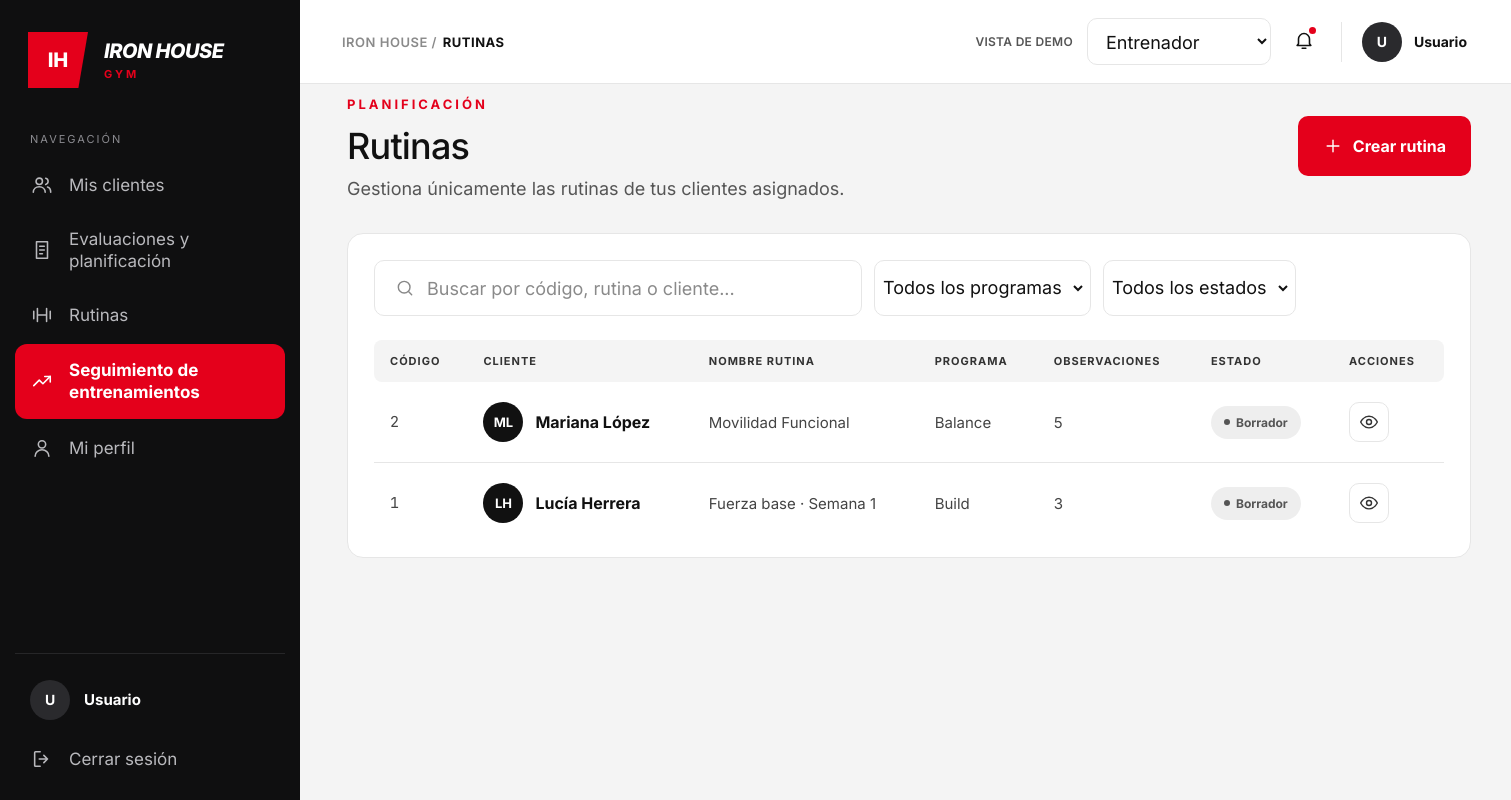
Screenshot of /entre/seguimiento.php with the database file from the repository.
### tables this page shows
CREATE TABLE `bitacora` (
  `id_bitacora` int(11) NOT NULL,
  `id_cliente` int(11) NOT NULL,
  `id_entrenador` int(11) NOT NULL,
  `fecha` date NOT NULL DEFAULT curdate(),
  `grupo_muscular` varchar(50) NOT NULL,
  `detalles_rutina` enum('Build','Balance','Burn','Breathe') NOT NULL,
  `observaciones` text DEFAULT NULL,
  `estado` enum('Publicada','Borrador') NOT NULL
);

### entre/seguimiento.php (the view, shortened to what this page needs)
<?php
require_once __DIR__ . '/helpers.php';
require_once __DIR__ . '/conexion.php';
$usuario = [
    'nombre' => $_SESSION['nombre_completo'] ?? 'Usuario',
    'rol'    => $_SESSION['rol'] ?? ''
];
$paginaActual = 'seguimiento';
$menu = [
    'inicio'      => ['Mis clientes',         'users',    'entrenador_panel.php'],
    'evaluacion'  => ['Evaluaciones y planificación',  'doc',      'evaluaciones.php'],
    'rutinas'     => ['Rutinas',                       'dumbbell', 'rutinas.php'],
    'seguimiento' => ['Seguimiento de entrenamientos', 'trend',    'seguimiento.php'],
    'perfil'      => ['Mi perfil',                     'user',     'perfil.php'],
];
$q = trim((string)($_GET['q'] ?? ''));
$seguimiento = [];
$errorDb = '';
try {
    $sql = "SELECT
                b.id_bitacora,
                CONCAT(c.nombre, ' ', c.apellido) AS nombre_completo,
                b.grupo_muscular,
                b.detalles_rutina,
                b.observaciones,
                c.estado
            FROM
                bitacora b
            INNER JOIN
                clientes c ON b.id_cliente = c.id_cliente";
    $sql .= " ORDER BY b.id_bitacora DESC";
    $stmt = mysqli_prepare($cnx, $sql);
    mysqli_stmt_execute($stmt);
    $resultado = mysqli_stmt_get_result($stmt);
    while ($fila = mysqli_fetch_assoc($resultado)) {
        $seguimiento[] = $fila;
    }
} catch (Throwable $e) {
    error_log($e->getMessage());
    $errorDb = 'No se pudieron cargar las rutinas.';
}
?>
<!DOCTYPE html>
<html lang="es">
<head>
  <link rel="stylesheet" href="css/style.css">
  <link rel="stylesheet" href="css/usuarios.css">
  <link rel="stylesheet" href="css/modal.css">
</head>
<body>
<div class="layout">
  <aside class="sidebar">
    <div class="brand">
      <div class="brand-mark">IH</div>
      <div class="brand-text">
        <span class="brand-name">IRON HOUSE</span>
        <span class="brand-sub">GYM</span>
      </div>
    </div>
    <p class="nav-title">Navegación</p>
    <nav class="nav">
      <?php foreach ($menu as $clave => [$texto, $ico, $url]): ?>
        <a href="<?= e($url) ?>" class="nav-item <?= $clave === $paginaActual ? 'is-active' : '' ?>">
          <?= icono($ico, 22) ?>
          <span><?= e($texto) ?></span>
        </a>
      <?php endforeach; ?>
    </nav>
    <div class="sidebar-footer">
      <div class="sidebar-user">
        <span class="avatar avatar-dark"><?= e(iniciales($usuario['nombre'])) ?></span>
        <div>
          <strong><?= e($usuario['nombre']) ?></strong>
        </div>
      </div>
      <a href="logout.php" class="nav-item" data-abrir-modal="modal-cerrar-sesion">
        <?= icono('logout', 22) ?><span>Cerrar sesión</span>
      </a>
    </div>
  </aside>
  <div class="main">
    <header class="topbar">
      <div class="breadcrumb"><span>IRON HOUSE /</span> <b>RUTINAS</b></div>
      <div class="topbar-right">
        <span class="demo-label">VISTA DE DEMO</span>
        <select class="role-select" aria-label="Rol de la vista de demo" onchange="redirigir(this)">
          <option value="entrenador_panel.php" selected>Entrenador</option>
        </select>
        <button class="bell" aria-label="Notificaciones">
          <?= icono('bell', 22) ?><i class="bell-dot"></i>
        </button>
        <div class="user-chip">
          <span class="avatar avatar-dark"><?= e(iniciales($usuario['nombre'])) ?></span>
          <div>
            <strong><?= e($usuario['nombre']) ?></strong>
          </div>
        </div>
      </div>
    </header>
    <main class="content">
      <div class="page-head">
        <div>
          <p class="eyebrow">PLANIFICACIÓN</p>
          <h1>Rutinas</h1>
          <p class="lead lead-tight">Gestiona únicamente las rutinas de tus clientes asignados.</p>
        </div>
        <a href="evaluaciones.php" type="button" class="btn btn-red btn-icon">
          <?= icono('plus', 20) ?>Crear rutina
        </a>
      </div>
      <section class="panel panel-table">
        <form method="get" class="toolbar">
          <label class="input input-search">
            <?= icono('search', 20) ?>
            <input type="search" name="q" value="<?= e($q) ?>" placeholder="Buscar por código, rutina o cliente...">
          </label>
          <label class="input input-select">
            <select name="detalles_rutina" onchange="this.form.submit()" aria-label="Filtrar por detalles_rutina">
              <option value="">Todos los programas</option>
            </select>
          </label>
          <label class="input input-select">
            <select name="estado" onchange="this.form.submit()" aria-label="Filtrar por estado">
              <option value="">Todos los estados</option>
            </select>
          </label>
        </form>
        <div class="table-wrap">
          <table class="table">
            <thead>
              <tr>
                <th>Código</th>
                <th>Cliente</th>
                <th>Nombre Rutina</th>
                <th>Programa</th>
                <th>Observaciones</th>
                <th>Estado</th>
                <th>Acciones</th>
              </tr>
            </thead>
            <tbody>
            <?php if ($errorDb !== ''): ?>
              <tr>
                <td colspan="7"><?= e($errorDb) ?></td>
              </tr>
            <?php else: ?>
              <?php foreach ($seguimiento as $u): ?>
                <?php
                $id = (int)$u['id_bitacora'];
                $nombreCompleto = (string)$u['nombre_completo'];
                $activo = $u['estado'] === 'Publicada';
                ?>
                <tr>
                  <td class="mono">
                    <?= $id ?>
                  </td>
                  <td>
                    <div class="person">
                      <span class="avatar avatar-md">
                        <?= e(iniciales($nombreCompleto)) ?>
                      </span>
                      <strong><?= e($nombreCompleto) ?></strong>
                    </div>
                  </td>
                  <td class="muted-strong">
                    <?= e($u['grupo_muscular']) ?>
                  </td>
                  <td class="muted-strong">
                    <?= e($u['detalles_rutina']) ?>
                  </td>
                  <td class="muted-strong">
                    <?= e($u['observaciones']) ?>
                  </td>
                  <td>
                    <span class="pill <?= $activo ? 'pill-ok' : 'pill-off' ?>">
                      <i></i>
                      <?= $activo ? 'Publicada' : 'Borrador' ?>
                    </span>
                  </td>
                  <td class="text-center">
                    <div class="row-actions">
                      <a href="rutina-ver.php?id=<?= $id ?>"
                        class="icon-btn"
                        title="Ver detalle">
                        <?= icono('eye', 20) ?>
                      </a>
                    </div>
                  </td>
                </tr>
              <?php endforeach; ?>
            <?php endif; ?>
            </tbody>
          </table>
        </div>
      </section>
    </main>
  </div>
</div>
</body>
</html>

### entre/helpers.php
<?php
function e(string $v): string
{
    return htmlspecialchars($v, ENT_QUOTES, 'UTF-8');
}
function iniciales(string $nombre): string
{
    $partes = preg_split('/\s+/', trim($nombre));
    $ini = '';
    foreach (array_slice($partes, 0, 2) as $p) {
        $ini .= mb_strtoupper(mb_substr($p, 0, 1));
    }
    return $ini;
}
function icono(string $nombre, int $size = 20): string
{
    static $paths = [
        'home'     => '<path d="M3 10.5 12 3l9 7.5V20a1 1 0 0 1-1 1h-5v-6H9v6H4a1 1 0 0 1-1-1z"/>',
        'users'    => '<circle cx="9" cy="8" r="3.5"/><path d="M2.5 20c0-3.6 2.9-6 6.5-6s6.5 2.4 6.5 6"/><path d="M16 4.6a3.5 3.5 0 0 1 0 6.8"/><path d="M18 14.3c2.2.7 3.5 2.6 3.5 5.7"/>',
        'user'     => '<circle cx="12" cy="8" r="4"/><path d="M4.5 21c0-4.2 3.4-7 7.5-7s7.5 2.8 7.5 7"/>',
        'card'     => '<rect x="2.5" y="5" width="19" height="14" rx="2.5"/><path d="M2.5 10h19"/>',
        'doc'      => '<path d="M6 3h12v18H6z"/><path d="M9.5 8h5M9.5 12h5M9.5 16h3"/>',
        'dumbbell' => '<path d="M3 8v8M7 5v14M17 5v14M21 8v8M7 12h10"/>',
        'x-circle' => '<circle cx="12" cy="12" r="9"/><path d="m9 9 6 6M15 9l-6 6"/>',
        'shield'   => '<path d="M12 3 4.5 6v5.5c0 4.5 3 8 7.5 9.5 4.5-1.5 7.5-5 7.5-9.5V6z"/><path d="m9 12 2.3 2.3L15.5 10"/>',
        'logout'   => '<path d="M10 4H5a1 1 0 0 0-1 1v14a1 1 0 0 0 1 1h5"/><path d="M14 8l4 4-4 4M18 12H9"/>',
        'bell'     => '<path d="M6 16V11a6 6 0 1 1 12 0v5l1.5 2h-15z"/><path d="M10 21h4"/>',
        'edit'     => '<path d="M4 20h4L19 9a2.1 2.1 0 0 0-3-3L5 17z"/><path d="m14.5 7.5 3 3"/>',
        'power'    => '<path d="M12 3v8"/><path d="M6.3 6.6a8 8 0 1 0 11.4 0"/>',
        'check-circle' => '<circle cx="12" cy="12" r="9"/><path d="m8.5 12.3 2.4 2.4 4.6-5"/>',
        'key'      => '<circle cx="8" cy="15" r="4"/><path d="m11 12 8.5-8.5M16 7l3 3M14 9l2 2"/>',
        'lock'     => '<rect x="5" y="11" width="14" height="10" rx="2.5"/><path d="M8 11V8a4 4 0 0 1 8 0v3"/>',
        'eye-off'  => '<path d="M3 3l18 18"/><path d="M10.6 5.2A9.7 9.7 0 0 1 12 5c6.4 0 10 7 10 7a17 17 0 0 1-3.2 3.9M6.6 6.6A17 17 0 0 0 2 12s3.6 7 10 7a9.6 9.6 0 0 0 4-.9"/><path d="M9.9 9.9a3 3 0 0 0 4.2 4.2"/>',
        'check'    => '<path d="m5 12.5 4.5 4.5L19 7.5"/>',
        'plus'     => '<path d="M12 5v14M5 12h14"/>',
        'eye'      => '<path d="M2 12s3.6-7 10-7 10 7 10 7-3.6 7-10 7S2 12 2 12z"/><circle cx="12" cy="12" r="3"/>',
        'search'   => '<circle cx="11" cy="11" r="7"/><path d="m20 20-3.5-3.5"/>',
        'trend'    => '<path d="m3 17 6-6 4 4 8-8"/><path d="M15 7h6v6"/>',
        'chevron'  => '<path d="m9 6 6 6-6 6"/>',
        'chevron-down' => '<path d="m6 9 6 6 6-6"/>',
    ];
    $p = $paths[$nombre] ?? '';
    return '<svg class="ico" width="' . $size . '" height="' . $size . '" viewBox="0 0 24 24" fill="none" '
         . 'stroke="currentColor" stroke-width="1.7" stroke-linecap="round" stroke-linejoin="round" aria-hidden="true">'
         . $p . '</svg>';
}

### entre/css/usuarios.css (style rules this page uses)
.btn-icon { gap: 10px; padding: 19px 24px; font-size: 16px; }
.panel-table { padding: 26px 26px 14px; }
.toolbar { display: flex; gap: 12px; margin-bottom: 24px; flex-wrap: wrap; }
.toolbar .input { height: 56px; }
.input-search { width: 488px; max-width: 100%; }
.input-select { padding: 0 12px; }
.input-select select { font-size: 18px; padding-right: 8px; }
.table-wrap { overflow-x: auto; }
.table { width: 100%; border-collapse: collapse; min-width: 1060px; }
.table thead th { background: #f4f4f4; text-align: left; font-size: 11px; font-weight: 700; letter-spacing: 1px; text-transform: uppercase; color: #333; padding: 14px 16px; }
.table thead th:first-child { border-radius: 8px 0 0 8px; }
.table thead th:last-child { border-radius: 0 8px 8px 0; }
.table tbody td { padding: 20px 16px; border-bottom: 1px solid var(--line); vertical-align: middle; font-size: 15px; }
.table tbody tr:last-child td { border-bottom: 0; }
.mono { font-family: "JetBrains Mono", ui-monospace, Menlo, Consolas, monospace; font-size: 13px; color: #444; white-space: nowrap; }
.muted-strong { color: #444; }
.person { display: flex; align-items: center; gap: 12px; }
.person strong { font-size: 16px; font-weight: 700; white-space: nowrap; }
.avatar-md { width: 40px; height: 40px; background: #111; font-size: 13px; }
.pill { padding: 9px 13px; font-size: 12px; }
.pill-off { background: #eeeeee; color: #555; }
.row-actions { display: flex; align-items: center; gap: 6px; white-space: nowrap; }
.icon-btn { position: relative; width: 40px; height: 40px; display: inline-grid; place-items: center; border: 1px solid var(--line); border-radius: 10px; background: #fff; color: #333; cursor: pointer; font: inherit; padding: 0; transition: background .15s, color .15s, border-color .15s; }

### rows the page displays
bitacora: id_bitacora "2", nombreCompleto "ML", nombreCompleto "Mariana López", grupo_muscular "Movilidad Funcional", detalles_rutina "Balance", observaciones "5", $size 20 (drawn)
bitacora: id_bitacora "1", nombreCompleto "LH", nombreCompleto "Lucía Herrera", grupo_muscular "Fuerza base · Semana 1", detalles_rutina "Build", observaciones "3", $size 20 (drawn)

### other values shown
$texto "Mis clientes"
$texto "Evaluaciones y planificación"
$texto "Rutinas"
$texto "Seguimiento de entrenamientos"
$texto "Mi perfil"
iniciales($usuario['nombre']) "U"
$usuario['nombre'] "Usuario"
